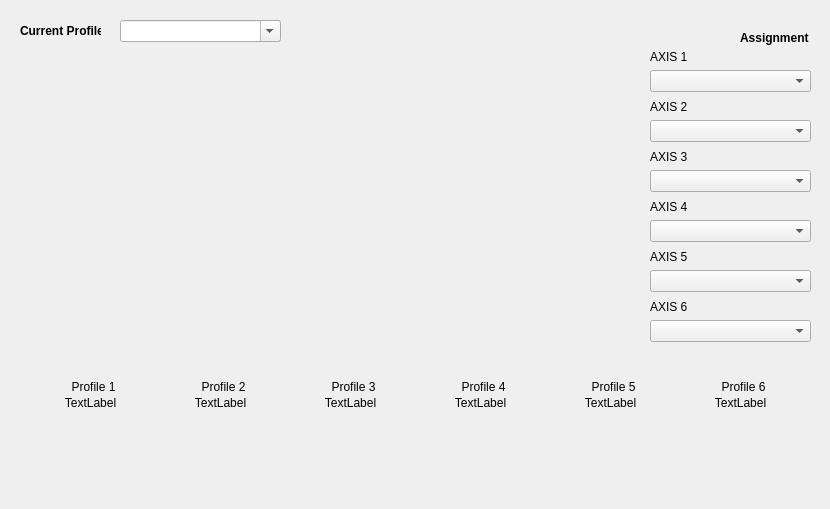
    <widget class="QWidget" name="tab_7">
     <attribute name="title">
      <string notr="true">Axes Shaping</string>
     </attribute>
     <widget class="oshshapesw" name="widget_AS_big" native="true">
      <property name="geometry">
       <rect>
        <x>52</x>
        <y>40</y>
        <width>561</width>
        <height>321</height>
       </rect>
      </property>
      <property name="mouseTracking">
       <bool>true</bool>
      </property>
     </widget>
     <widget class="QComboBox" name="comboBox_curr_shape_prof">
      <property name="geometry">
       <rect>
        <x>120</x>
        <y>20</y>
        <width>161</width>
        <height>22</height>
       </rect>
      </property>
      <property name="editable">
       <bool>true</bool>
      </property>
      <property name="insertPolicy">
       <enum>QComboBox::InsertAtCurrent</enum>
      </property>
     </widget>
     <widget class="QLabel" name="label_2">
      <property name="geometry">
       <rect>
        <x>20</x>
        <y>20</y>
        <width>81</width>
        <height>21</height>
       </rect>
      </property>
      <property name="font">
       <font>
        <weight>75</weight>
        <bold>true</bold>
       </font>
      </property>
      <property name="text">
       <string>Current Profile</string>
      </property>
     </widget>
     <widget class="QLabel" name="label_8">
      <property name="geometry">
       <rect>
        <x>650</x>
        <y>50</y>
        <width>47</width>
        <height>13</height>
       </rect>
      </property>
      <property name="text">
       <string>AXIS 1</string>
      </property>
     </widget>
     <widget class="QComboBox" name="comboBox_shape_axis_1">
      <property name="geometry">
       <rect>
        <x>650</x>
        <y>70</y>
        <width>161</width>
        <height>22</height>
       </rect>
      </property>
      <property name="editable">
       <bool>false</bool>
      </property>
     </widget>
     <widget class="QLabel" name="label_9">
      <property name="geometry">
       <rect>
        <x>650</x>
        <y>100</y>
        <width>47</width>
        <height>13</height>
       </rect>
      </property>
      <property name="text">
       <string>AXIS 2</string>
      </property>
     </widget>
     <widget class="QComboBox" name="comboBox_shape_axis_2">
      <property name="geometry">
       <rect>
        <x>650</x>
        <y>120</y>
        <width>161</width>
        <height>22</height>
       </rect>
      </property>
      <property name="editable">
       <bool>false</bool>
      </property>
     </widget>
     <widget class="QLabel" name="label_10">
      <property name="geometry">
       <rect>
        <x>650</x>
        <y>150</y>
        <width>47</width>
        <height>13</height>
       </rect>
      </property>
      <property name="text">
       <string>AXIS 3</string>
      </property>
     </widget>
     <widget class="QComboBox" name="comboBox_shape_axis_3">
      <property name="geometry">
       <rect>
        <x>650</x>
        <y>170</y>
        <width>161</width>
        <height>22</height>
       </rect>
      </property>
      <property name="editable">
       <bool>false</bool>
      </property>
     </widget>
     <widget class="QLabel" name="label_11">
      <property name="geometry">
       <rect>
        <x>650</x>
        <y>200</y>
        <width>47</width>
        <height>13</height>
       </rect>
      </property>
      <property name="text">
       <string>AXIS 4</string>
      </property>
     </widget>
     <widget class="QComboBox" name="comboBox_shape_axis_4">
      <property name="geometry">
       <rect>
        <x>650</x>
        <y>220</y>
        <width>161</width>
        <height>22</height>
       </rect>
      </property>
      <property name="editable">
       <bool>false</bool>
      </property>
     </widget>
     <widget class="QLabel" name="label_12">
      <property name="geometry">
       <rect>
        <x>650</x>
        <y>250</y>
        <width>47</width>
        <height>13</height>
       </rect>
      </property>
      <property name="text">
       <string>AXIS 5</string>
      </property>
     </widget>
     <widget class="QComboBox" name="comboBox_shape_axis_5">
      <property name="geometry">
       <rect>
        <x>650</x>
        <y>270</y>
        <width>161</width>
        <height>22</height>
       </rect>
      </property>
      <property name="editable">
       <bool>false</bool>
      </property>
     </widget>
     <widget class="QLabel" name="label_13">
      <property name="geometry">
       <rect>
        <x>650</x>
        <y>300</y>
        <width>47</width>
        <height>13</height>
       </rect>
      </property>
      <property name="text">
       <string>AXIS 6</string>
      </property>
     </widget>
     <widget class="QComboBox" name="comboBox_shape_axis_6">
      <property name="geometry">
       <rect>
        <x>650</x>
        <y>320</y>
        <width>161</width>
        <height>22</height>
       </rect>
      </property>
      <property name="editable">
       <bool>false</bool>
      </property>
     </widget>
     <widget class="oshshapesw" name="widget_AS_1" native="true">
      <property name="geometry">
       <rect>
        <x>30</x>
        <y>420</y>
        <width>120</width>
        <height>80</height>
       </rect>
      </property>
     </widget>
     <widget class="oshshapesw" name="widget_AS_2" native="true">
      <property name="geometry">
       <rect>
        <x>160</x>
        <y>420</y>
        <width>120</width>
        <height>80</height>
       </rect>
      </property>
     </widget>
     <widget class="oshshapesw" name="widget_AS_3" native="true">
      <property name="geometry">
       <rect>
        <x>290</x>
        <y>420</y>
        <width>120</width>
        <height>80</height>
       </rect>
      </property>
     </widget>
     <widget class="oshshapesw" name="widget_AS_4" native="true">
      <property name="geometry">
       <rect>
        <x>420</x>
        <y>420</y>
        <width>120</width>
        <height>80</height>
       </rect>
      </property>
     </widget>
     <widget class="oshshapesw" name="widget_AS_5" native="true">
      <property name="geometry">
       <rect>
        <x>550</x>
        <y>420</y>
        <width>120</width>
        <height>80</height>
       </rect>
      </property>
     </widget>
     <widget class="oshshapesw" name="widget_AS_6" native="true">
      <property name="geometry">
       <rect>
        <x>680</x>
        <y>420</y>
        <width>120</width>
        <height>80</height>
       </rect>
      </property>
     </widget>
     <widget class="QLabel" name="label_Prof_1">
      <property name="geometry">
       <rect>
        <x>70</x>
        <y>380</y>
        <width>47</width>
        <height>13</height>
       </rect>
      </property>
      <property name="text">
       <string>Profile 1</string>
      </property>
      <property name="alignment">
       <set>Qt::AlignCenter</set>
      </property>
     </widget>
     <widget class="QLabel" name="label_Prof_2">
      <property name="geometry">
       <rect>
        <x>200</x>
        <y>380</y>
        <width>47</width>
        <height>13</height>
       </rect>
      </property>
      <property name="text">
       <string>Profile 2</string>
      </property>
      <property name="alignment">
       <set>Qt::AlignCenter</set>
      </property>
     </widget>
     <widget class="QLabel" name="label_Prof_3">
      <property name="geometry">
       <rect>
        <x>330</x>
        <y>380</y>
        <width>47</width>
        <height>13</height>
       </rect>
      </property>
      <property name="text">
       <string>Profile 3</string>
      </property>
      <property name="alignment">
       <set>Qt::AlignCenter</set>
      </property>
     </widget>
     <widget class="QLabel" name="label_Prof_4">
      <property name="geometry">
       <rect>
        <x>460</x>
        <y>380</y>
        <width>47</width>
        <height>13</height>
       </rect>
      </property>
      <property name="text">
       <string>Profile 4</string>
      </property>
      <property name="alignment">
       <set>Qt::AlignCenter</set>
      </property>
     </widget>
     <widget class="QLabel" name="label_Prof_5">
      <property name="geometry">
       <rect>
        <x>590</x>
        <y>380</y>
        <width>47</width>
        <height>13</height>
       </rect>
      </property>
      <property name="text">
       <string>Profile 5</string>
      </property>
      <property name="alignment">
       <set>Qt::AlignCenter</set>
      </property>
     </widget>
     <widget class="QLabel" name="label_Prof_6">
      <property name="geometry">
       <rect>
        <x>720</x>
        <y>380</y>
        <width>47</width>
        <height>13</height>
       </rect>
      </property>
      <property name="text">
       <string>Profile 6</string>
      </property>
      <property name="alignment">
       <set>Qt::AlignCenter</set>
      </property>
     </widget>
     <widget class="QLabel" name="label_Prof_CustName_1">
      <property name="geometry">
       <rect>
        <x>45</x>
        <y>395</y>
        <width>91</width>
        <height>16</height>
       </rect>
      </property>
      <property name="text">
       <string>TextLabel</string>
      </property>
      <property name="alignment">
       <set>Qt::AlignCenter</set>
      </property>
     </widget>
     <widget class="QLabel" name="label_Prof_CustName_2">
      <property name="geometry">
       <rect>
        <x>175</x>
        <y>395</y>
        <width>91</width>
        <height>16</height>
       </rect>
      </property>
      <property name="text">
       <string>TextLabel</string>
      </property>
      <property name="alignment">
       <set>Qt::AlignCenter</set>
      </property>
     </widget>
     <widget class="QLabel" name="label_Prof_CustName_3">
      <property name="geometry">
       <rect>
        <x>305</x>
        <y>395</y>
        <width>91</width>
        <height>16</height>
       </rect>
      </property>
      <property name="text">
       <string>TextLabel</string>
      </property>
      <property name="alignment">
       <set>Qt::AlignCenter</set>
      </property>
     </widget>
     <widget class="QLabel" name="label_Prof_CustName_4">
      <property name="geometry">
       <rect>
        <x>435</x>
        <y>395</y>
        <width>91</width>
        <height>16</height>
       </rect>
      </property>
      <property name="text">
       <string>TextLabel</string>
      </property>
      <property name="alignment">
       <set>Qt::AlignCenter</set>
      </property>
     </widget>
     <widget class="QLabel" name="label_Prof_CustName_5">
      <property name="geometry">
       <rect>
        <x>565</x>
        <y>395</y>
        <width>91</width>
        <height>16</height>
       </rect>
      </property>
      <property name="text">
       <string>TextLabel</string>
      </property>
      <property name="alignment">
       <set>Qt::AlignCenter</set>
      </property>
     </widget>
     <widget class="QLabel" name="label_Prof_CustName_6">
      <property name="geometry">
       <rect>
        <x>695</x>
        <y>395</y>
        <width>91</width>
        <height>16</height>
       </rect>
      </property>
      <property name="text">
       <string>TextLabel</string>
      </property>
      <property name="alignment">
       <set>Qt::AlignCenter</set>
      </property>
     </widget>
     <widget class="QLabel" name="label_14">
      <property name="geometry">
       <rect>
        <x>740</x>
        <y>30</y>
        <width>81</width>
        <height>16</height>
       </rect>
      </property>
      <property name="font">
       <font>
        <weight>75</weight>
        <bold>true</bold>
       </font>
      </property>
      <property name="text">
       <string>Assignment</string>
      </property>
     </widget>
    </widget>
